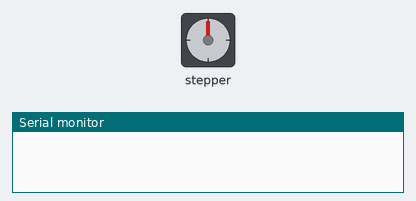
Simulated run of this sketch. Board: Arduino Uno, built with avr-gcc and run on an emulated ATmega328P. Shown: stepper motor, the last lines printed to the serial monitor. Stepper angles assume 200 steps per turn.

Above: at 0.0 s.
At 2.3 s:
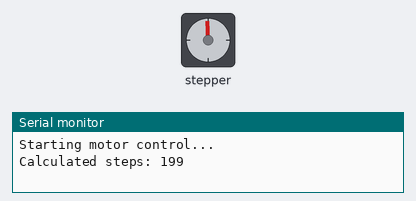
Timing chart, 0 to 3.8 s (numbered marks = the images above):
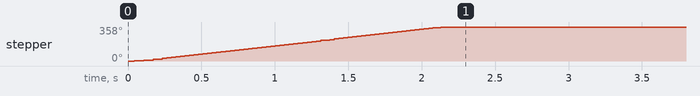

Measured:
- by itself, stepper: turns 358° clockwise in 2.2 s

The sketch:

program_accelstepper.ino
```cpp
#include <AccelStepper.h>

// Define stepper motor connections and steps per revolution
#define STEPS_PER_REVOL 200
#define X_STEP_PIN 2
#define X_DIR_PIN 5

// Define Function to calculate steps based on distance and wheel diameter
long calculateSteps(float distance, float wheelDiameter) {
  // Convert distance to millimeters (adjust if needed)
  distance = 100.0; // Millimeters per meter
  wheelDiameter = 31.8471338;

  // Calculate circumference
  float circumference = PI * wheelDiameter;

  // Calculate steps per millimeter
  float stepsPerMillimeter = STEPS_PER_REVOL / circumference;

  // Calculate total steps
  long steps = stepsPerMillimeter * distance;

  return steps;
}

// Create an AccelStepper object for the X motor
AccelStepper stepperX(AccelStepper::DRIVER, X_STEP_PIN, X_DIR_PIN);

void setup() {
  // Set maximum speed and acceleration for X motor
  stepperX.setMaxSpeed(100);
  stepperX.setAcceleration(500);

  // Open serial communication
  Serial.begin(9600); // Adjust baud rate if needed
  while (!Serial) { // Wait for serial connection to be established
    ;
  }
  Serial.println("Starting motor control...");
}

void loop() {
  // Define target distance in mm (replace with your input method)
  float targetDistance = 100.0; // Example value

  // Calculate required steps
  long steps = calculateSteps(targetDistance, 100); // Replace 100 with your actual wheel diameter

  // Print calculated steps to serial monitor
  Serial.print("Calculated steps: ");
  Serial.println(steps);

  // Move the motor to the desired position
  stepperX.moveTo(steps);

  // Wait for movement to finish
  while (stepperX.isRunning()) {
    stepperX.run();
  }

  // Optional: wait some time before repeating
  delay(1000);
}
```
